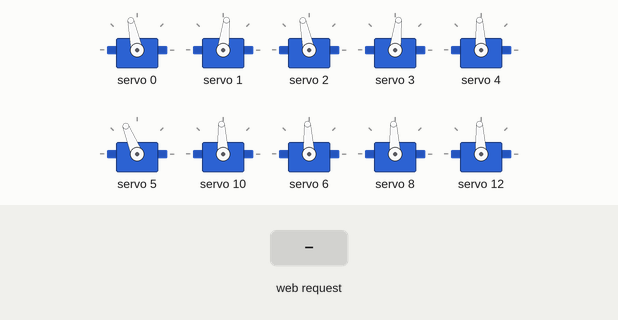
Simulated run of this sketch. Board: ESP32. Shown: 10 × servo. The inputs (shaded band) are chosen by the test bench. WiFi joins after 1.5 s; servers stay silent unless stated; EEPROM starts erased; what the sketch prints to the serial monitor is not drawn.

Above: at 2.8 s.
2.9 s: HTTP request GET /cmd?action=forward received
At 4.44 s:
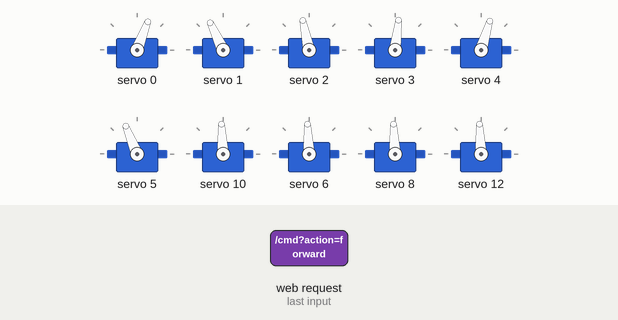
5.9 s: HTTP request GET /cmd?action=backward received
8.9 s: HTTP request GET /cmd?action=left received
At 9.56 s:
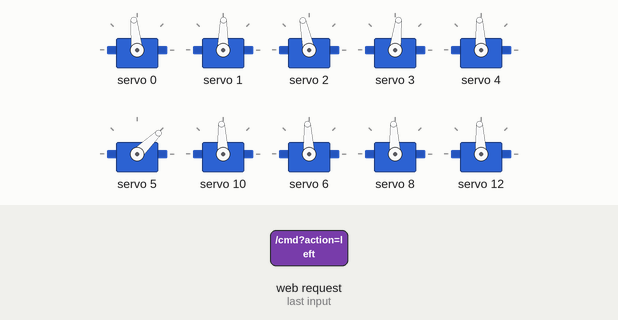
11.9 s: HTTP request GET /drive?action=forward received
At 12.8 s:
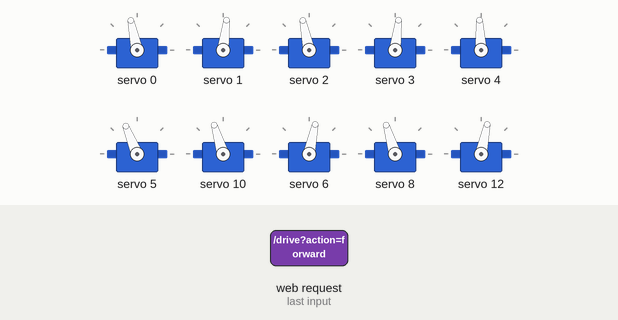
13.6 s: HTTP request GET /drive?action=backward received
At 14.8 s:
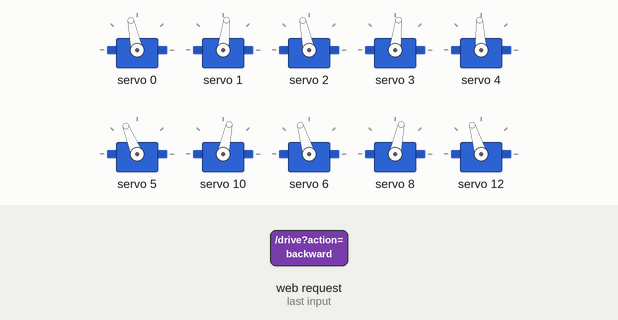
15.1 s: HTTP request GET /drive?action=left received
At 16.2 s:
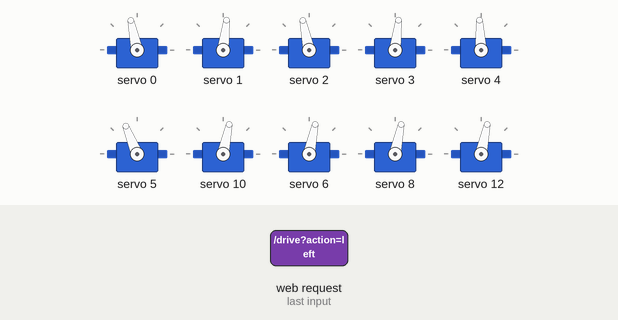
Timing chart, 0 to 17.6 s (numbered marks = the images above; inputs shaded):
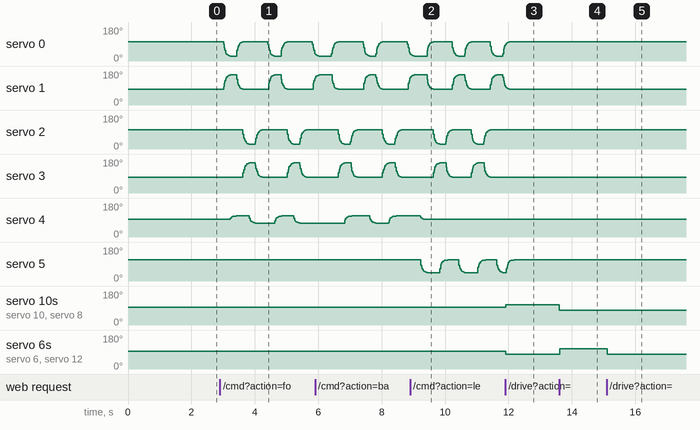

Measured:
- after the input at 11.9 s, servo 0: goes on until 12.1 s, then stays 102°; servo 1: goes on until 12.1 s, then stays 83°; servo 2: stops changing and stays 102°; servo 3: stops changing and stays 83°; servo 10, servo 8: 93° → 107° at once
- after the input at 13.6 s, servo 10, servo 8: 107° → 78° at once; servo 6, servo 12: 78° → 107° at once
- after the input at 15.1 s, servo 6, servo 12: 107° → 78° at once

The sketch:

minidog.ino
```cpp
#include <Wire.h>
#include <Adafruit_PWMServoDriver.h>
#include <WiFi.h>
#include <WebServer.h>
#include <WebSocketsServer.h>
#include <ArduinoOTA.h>
#include <Preferences.h>
#include <ESPmDNS.h>

// ==========================================
// WIFI & IP CONFIGURATION
// ==========================================
const char* ssid     = "Phone 3";
const char* password = "uvsingh987";

// Single hostname used EVERYWHERE (DHCP, mDNS, OTA) -> http://minidog.local
const char* HOSTNAME = "minidog";

// false = router/hotspot assigns IP (recommended for mDNS)
bool useStaticIP = false;

IPAddress local_IP(10, 232, 110, 100);
IPAddress gateway(10, 232, 110, 148);
IPAddress subnet(255, 255, 255, 0);
IPAddress primaryDNS(8, 8, 8, 8);
IPAddress secondaryDNS(8, 8, 4, 4);

WebServer server(80);
WebSocketsServer webSocket = WebSocketsServer(81);
Adafruit_PWMServoDriver pwm = Adafruit_PWMServoDriver();
Preferences prefs;

// mDNS state
volatile bool needMdnsRestart = false;
bool otaStarted = false;

// ==========================================
// FUNCTION PROTOTYPES
// ==========================================
float filterMotion(float target, float current, int strength);
void writeMicrosecondsToPCA(uint8_t channel, float microSec);
void handleRoot();
void handleCmd();
void handleDrive();
void handleSpeed();
void broadcastTwinCommand(String mode, String dir);
void startMDNS();

// ==========================================
// CALIBRATED HARDWARE CONSTANTS
// ==========================================
int fl_DOWN = 1600, fl_UP = 800;
int fr_DOWN = 1600, fr_UP = 800;
int bl_DOWN = 1400, bl_UP = 2200;
int br_DOWN = 1400, br_UP = 2200;
int slider_MIN = 1300, slider_MAX = 1700;
int rot_OFFSET = 200, rot_TWIST = 800;

float servo1Pos, servo2Pos, servo3Pos, servo4Pos, servo5Pos, servo6Pos;
float s1F, s2F, s3F, s4F, s5F, s6F;

unsigned long currentMillis;
unsigned long previousMillis = 0;
unsigned long previousWalkMillis = 0;
int stepTime = 200;
int filterVal = 5;
int walkCount = 0;

int currentMode = 1;
int walkAction = 0;
int driveAction = 0;
int driveSpeed = 150;

// ==========================================
// SLEEK MOBILE CONTROLLER HTML DASHBOARD
// ==========================================
const char htmlPage[] PROGMEM = R"rawliteral(
<!DOCTYPE html>
<html>
<head>
  <title>Mini Dog Mobile Controller</title>
  <meta name="viewport" content="width=device-width, initial-scale=1, maximum-scale=1, user-scalable=no">
  <style>
    * { box-sizing: border-box; }
    body { font-family: -apple-system, BlinkMacSystemFont, "Segoe UI", Roboto, Helvetica, Arial, sans-serif; text-align: center; background-color: #0F172A; color: #F8FAFC; margin: 0; padding: 16px; }
    h2 { color: #38BDF8; margin-top: 5px; margin-bottom: 4px; font-size: 22px; }
    .badge { display: inline-block; background: rgba(56, 189, 248, 0.15); border: 1px solid rgba(56, 189, 248, 0.3); color: #38BDF8; padding: 4px 10px; border-radius: 12px; font-size: 11px; font-family: monospace; margin-bottom: 15px; }

    .mode-switch { display: flex; gap: 8px; max-width: 360px; margin: 0 auto 16px auto; }
    .mode-btn { flex: 1; padding: 12px; font-size: 14px; font-weight: bold; border-radius: 8px; border: 1px solid rgba(255,255,255,0.1); background: #1E293B; color: #94A3B8; cursor: pointer; transition: all 0.2s; }
    .mode-btn.active-drive { background: linear-gradient(135deg, #F97316, #EA580C); color: white; border-color: #F97316; box-shadow: 0 0 12px rgba(249,115,22,0.4); }
    .mode-btn.active-walk { background: linear-gradient(135deg, #3B82F6, #2563EB); color: white; border-color: #3B82F6; box-shadow: 0 0 12px rgba(59,130,246,0.4); }

    .grid { display: grid; grid-template-columns: 1fr 1fr 1fr; gap: 10px; max-width: 360px; margin: 10px auto 20px auto; }
    .btn { background: #1E293B; color: #F8FAFC; border: 2px solid #38BDF8; padding: 18px 10px; font-size: 16px; font-weight: bold; border-radius: 12px; cursor: pointer; touch-action: manipulation; transition: transform 0.1s, background 0.1s; }
    .btn:active { transform: scale(0.95); background: #38BDF8; color: #0F172A; }

    .btn-drive { border-color: #F97316; }
    .btn-drive:active { background: #F97316; color: white; }

    .btn-stop { grid-column: span 1; border-color: #EF4444; background: rgba(239,68,68,0.15); color: #FCA5A5; }
    .btn-stop:active { background: #EF4444; color: white; }

    .slider-box { background: #1E293B; padding: 16px; border-radius: 12px; max-width: 360px; margin: 0 auto 16px auto; text-align: left; border: 1px solid rgba(255,255,255,0.05); }
    .slider-box h4 { margin: 0 0 8px 0; color: #38BDF8; font-size: 13px; text-transform: uppercase; letter-spacing: 0.5px; }
    input[type=range] { width: 100%; height: 6px; background: #334155; border-radius: 4px; outline: none; margin-top: 8px; }
    .val-display { color: #F97316; font-weight: bold; float: right; font-family: monospace; }

    #ws-status { font-size: 11px; color: #10B981; font-weight: 600; margin-top: 10px; }
  </style>
  <script>
    let activeMode = 'drive';

    function setMode(mode) {
      activeMode = mode;
      document.getElementById('btn-mode-drive').className = 'mode-btn' + (mode === 'drive' ? ' active-drive' : '');
      document.getElementById('btn-mode-walk').className = 'mode-btn' + (mode === 'walk' ? ' active-walk' : '');

      const buttons = document.querySelectorAll('.grid .btn-dir');
      buttons.forEach(b => {
        if (mode === 'drive') b.classList.add('btn-drive');
        else b.classList.remove('btn-drive');
      });

      fetch('/cmd?action=stop');
    }

    function sendDir(dir) {
      if (activeMode === 'drive') {
        fetch('/drive?action=' + dir);
      } else {
        fetch('/cmd?action=' + dir);
      }
    }

    function updateSpeed(val) {
      document.getElementById('w_spd_v').innerText = val;
      fetch('/setSpeed?val=' + val);
    }
  </script>
</head>
<body>

  <h2>Mini Dog Controller</h2>
  <div class="badge">Host: minidog.local &bull; IP: %IP_ADDRESS% &bull; WS Port: 81</div>

  <div class="mode-switch">
    <button id="btn-mode-drive" class="mode-btn active-drive" onclick="setMode('drive')">⚙ Wheel Drive</button>
    <button id="btn-mode-walk" class="mode-btn" onclick="setMode('walk')">🐕 Walk Mode</button>
  </div>

  <div class="slider-box">
    <h4>Wheel Drive Speed <span id="w_spd_v" class="val-display">%driveSpeed%</span></h4>
    <input type="range" id="w_spd" min="50" max="500" value="%driveSpeed%" oninput="updateSpeed(this.value)">
  </div>

  <div class="grid">
    <div></div>
    <button class="btn btn-dir btn-drive" onclick="sendDir('forward')">▲ FWD</button>
    <div></div>

    <button class="btn btn-dir btn-drive" onclick="sendDir('left')">◀ LFT</button>
    <button class="btn btn-stop" onclick="sendDir('stop')">⏹ STOP</button>
    <button class="btn btn-dir btn-drive" onclick="sendDir('right')">RGT ▶</button>

    <div></div>
    <button class="btn btn-dir btn-drive" onclick="sendDir('backward')">▼ BCK</button>
    <div></div>
  </div>

  <div id="ws-status">🟢 Digital Twin WebSocket Sync Active</div>

</body>
</html>
)rawliteral";

// ==========================================
// mDNS HELPER (safe to call again after reconnects)
// ==========================================
void startMDNS() {
  MDNS.end();  // clear any stale responder
  if (MDNS.begin(HOSTNAME)) {
    MDNS.addService("http", "tcp", 80);
    MDNS.addService("ws", "tcp", 81);
    if (otaStarted) MDNS.enableArduino(3232, false);  // keep OTA discoverable
    Serial.println("✅ mDNS started: http://" + String(HOSTNAME) + ".local");
  } else {
    Serial.println("❌ Error starting mDNS responder!");
  }
}

// ==========================================
// WEBSOCKET BROADCAST TO DIGITAL TWIN
// ==========================================
void broadcastTwinCommand(String mode, String dir) {
  String json = "{\"type\":\"command\",\"mode\":\"" + mode + "\",\"command\":{\"type\":\"" + mode + "\",\"dir\":\"" + dir + "\"}}";
  webSocket.broadcastTXT(json);
  Serial.println("🌐 [WS Broadcast to Twin]: " + json);
}

// ==========================================
// SERVER ROUTING HANDLERS
// ==========================================
void handleRoot() {
  String html = String(htmlPage);
  html.replace("%driveSpeed%", String(driveSpeed));
  html.replace("%IP_ADDRESS%", WiFi.localIP().toString());

  server.sendHeader("Access-Control-Allow-Origin", "*");
  server.send(200, "text/html", html);
}

void handleCmd() {
  server.sendHeader("Access-Control-Allow-Origin", "*");
  if (server.hasArg("action")) {
    String action = server.arg("action");
    currentMode = 0;
    driveAction = 0;

    if (action == "stop") { walkAction = 0; }
    else if (action == "forward") { walkAction = 1; walkCount = 0; }
    else if (action == "backward") { walkAction = 2; walkCount = 0; }
    else if (action == "left") { walkAction = 3; walkCount = 0; }
    else if (action == "right") { walkAction = 4; walkCount = 0; }

    broadcastTwinCommand("walk", action);
    server.send(200, "text/plain", "OK");
  } else {
    server.send(400, "text/plain", "Bad Request");
  }
}

void handleDrive() {
  server.sendHeader("Access-Control-Allow-Origin", "*");
  if (server.hasArg("action")) {
    String action = server.arg("action");
    currentMode = 1;
    walkAction = 0;

    if (action == "stop") { driveAction = 0; }
    else if (action == "forward") { driveAction = 1; }
    else if (action == "backward") { driveAction = 2; }
    else if (action == "left") { driveAction = 3; }
    else if (action == "right") { driveAction = 4; }

    broadcastTwinCommand("drive", action);
    server.send(200, "text/plain", "OK");
  } else {
    server.send(400, "text/plain", "Bad Request");
  }
}

void handleSpeed() {
  server.sendHeader("Access-Control-Allow-Origin", "*");
  if (server.hasArg("val")) {
    driveSpeed = constrain(server.arg("val").toInt(), 50, 500);
    prefs.putInt("d_spd", driveSpeed);
    server.send(200, "text/plain", "Speed Set");
  } else {
    server.send(400, "text/plain", "Bad Request");
  }
}

void webSocketEvent(uint8_t num, WStype_t type, uint8_t * payload, size_t length) {
  if (type == WStype_CONNECTED) {
    IPAddress ip = webSocket.remoteIP(num);
    Serial.printf("🟢 [Twin] Connected client #%u from %d.%d.%d.%d\n", num, ip[0], ip[1], ip[2], ip[3]);
  }
}

// ==========================================
// WIFI EVENTS (flag only; real work is done in loop)
// ==========================================
void onWiFiEvent(WiFiEvent_t event) {
  if (event == ARDUINO_EVENT_WIFI_STA_GOT_IP) {
    if (otaStarted) needMdnsRestart = true;  // reconnect -> re-announce
  }
}

// ==========================================
// MAIN SETUP
// ==========================================
void setup() {
  Serial.begin(115200);

  Wire.begin();

  prefs.begin("minidog", false);
  driveSpeed = prefs.getInt("d_spd", 150);

  servo1Pos = fl_DOWN; servo2Pos = br_DOWN; servo3Pos = fr_DOWN;
  servo4Pos = bl_DOWN; servo5Pos = 1500; servo6Pos = 1500;
  s1F = fl_DOWN; s2F = br_DOWN; s3F = fr_DOWN;
  s4F = bl_DOWN; s5F = 1500; s6F = 1500;

  pwm.begin();
  pwm.setOscillatorFrequency(27000000);
  pwm.setPWMFreq(50);
  delay(100);

  // ---- WiFi ----
  WiFi.mode(WIFI_STA);
  WiFi.setHostname(HOSTNAME);   // must be set BEFORE WiFi.begin()
  WiFi.setSleep(false);         // modem sleep makes ESP32 miss mDNS queries
  WiFi.setAutoReconnect(true);
  WiFi.onEvent(onWiFiEvent);

  if (useStaticIP) {
    WiFi.config(local_IP, gateway, subnet, primaryDNS, secondaryDNS);
    Serial.println("Using Static IP Configuration...");
  } else {
    WiFi.config(IPAddress(0,0,0,0), IPAddress(0,0,0,0), IPAddress(0,0,0,0)); // force DHCP
    Serial.println("Using DHCP Configuration...");
  }

  WiFi.begin(ssid, password);
  Serial.print("Connecting to WiFi ");
  unsigned long startAttempt = millis();
  while (WiFi.status() != WL_CONNECTED && millis() - startAttempt < 20000) {
    delay(500);
    Serial.print(".");
  }
  if (WiFi.status() != WL_CONNECTED) {
    Serial.println("\n❌ WiFi failed, restarting...");
    ESP.restart();
  }

  Serial.println("\n✅ Connected to Wi-Fi!");
  Serial.print("🌐 Assigned IP: http://");
  Serial.println(WiFi.localIP());

  // ---- mDNS (start FIRST) ----
  startMDNS();

  // ---- OTA (same hostname so it does not overwrite the mDNS name) ----
  ArduinoOTA.setHostname(HOSTNAME);
  ArduinoOTA.begin();
  otaStarted = true;
  startMDNS();  // re-assert name + services after OTA init (OTA's own mDNS call is harmless now)

  // ---- HTTP Server ----
  server.on("/", handleRoot);
  server.on("/cmd", handleCmd);
  server.on("/drive", handleDrive);
  server.on("/setSpeed", handleSpeed);
  server.begin();

  // ---- WebSocket Server (Digital Twin) ----
  webSocket.begin();
  webSocket.onEvent(webSocketEvent);
  Serial.println("✅ WebSocket Server running on port 81");
}

// ==========================================
// MAIN LOOP
// ==========================================
void loop() {
  server.handleClient();
  webSocket.loop();
  ArduinoOTA.handle();
  currentMillis = millis();

  // Re-announce mDNS after a WiFi reconnect
  if (needMdnsRestart) {
    needMdnsRestart = false;
    startMDNS();
  }

  // 1. WALKING STEP SEQUENCER
  if (currentMillis - previousWalkMillis >= (unsigned long)stepTime) {
    previousWalkMillis = currentMillis;

    if (walkAction == 0 && driveAction == 0) { // COMPLETE STOP
      servo1Pos = fl_DOWN; servo2Pos = br_DOWN;
      servo3Pos = fr_DOWN; servo4Pos = bl_DOWN;
      servo5Pos = 1500;    servo6Pos = 1500;
      walkCount = 0;
    }
    else if (walkAction == 1) { // FWD
      if (walkCount == 0) { servo1Pos = fl_UP; servo2Pos = br_UP; walkCount = 1; }
      else if (walkCount == 1) { servo5Pos = slider_MAX; walkCount = 2; }
      else if (walkCount == 2) { servo1Pos = fl_DOWN; servo2Pos = br_DOWN; walkCount = 3; }
      else if (walkCount == 3) { servo3Pos = fr_UP; servo4Pos = bl_UP; walkCount = 4; }
      else if (walkCount == 4) { servo5Pos = slider_MIN; walkCount = 5; }
      else if (walkCount == 5) { servo3Pos = fr_DOWN; servo4Pos = bl_DOWN; walkCount = 6; }
      else if (walkCount == 6) { walkCount = 0; }
    }
    else if (walkAction == 2) { // BCK
      if (walkCount == 0) { servo1Pos = fl_UP; servo2Pos = br_UP; walkCount = 1; }
      else if (walkCount == 1) { servo5Pos = slider_MIN; walkCount = 2; }
      else if (walkCount == 2) { servo1Pos = fl_DOWN; servo2Pos = br_DOWN; walkCount = 3; }
      else if (walkCount == 3) { servo3Pos = fr_UP; servo4Pos = bl_UP; walkCount = 4; }
      else if (walkCount == 4) { servo5Pos = slider_MAX; walkCount = 5; }
      else if (walkCount == 5) { servo3Pos = fr_DOWN; servo4Pos = bl_DOWN; walkCount = 6; }
      else if (walkCount == 6) { walkCount = 0; }
    }
    else if (walkAction == 3) { // LEFT TURN
      if (walkCount == 0) { servo1Pos = fl_UP; servo2Pos = br_UP; walkCount = 1; }
      else if (walkCount == 1) { servo5Pos = 1500; servo6Pos = rot_TWIST; walkCount = 2; }
      else if (walkCount == 2) { servo1Pos = fl_DOWN; servo2Pos = br_DOWN; walkCount = 3; }
      else if (walkCount == 3) { servo3Pos = fr_UP; servo4Pos = bl_UP; walkCount = 4; }
      else if (walkCount == 4) { servo6Pos = 1500; walkCount = 5; }
      else if (walkCount == 5) { servo3Pos = fr_DOWN; servo4Pos = bl_DOWN; walkCount = 0; }
    }
    else if (walkAction == 4) { // RIGHT TURN
      if (walkCount == 0) { servo3Pos = fr_UP; servo4Pos = bl_UP; walkCount = 1; }
      else if (walkCount == 1) { servo5Pos = 1500; servo6Pos = rot_TWIST; walkCount = 2; }
      else if (walkCount == 2) { servo3Pos = fr_DOWN; servo4Pos = bl_DOWN; walkCount = 3; }
      else if (walkCount == 3) { servo1Pos = fl_UP; servo2Pos = br_UP; walkCount = 4; }
      else if (walkCount == 4) { servo6Pos = 1500; walkCount = 5; }
      else if (walkCount == 5) { servo1Pos = fl_DOWN; servo2Pos = br_DOWN; walkCount = 0; }
    }
  }

  // 2. THE MOTION FILTER & WHEEL OUTPUT
  if (currentMillis - previousMillis >= 10) {
    previousMillis = currentMillis;

    s1F = filterMotion(servo1Pos, s1F, filterVal);
    s2F = filterMotion(servo2Pos, s2F, filterVal);
    s3F = filterMotion(servo3Pos, s3F, filterVal);
    s4F = filterMotion(servo4Pos, s4F, filterVal);
    s5F = filterMotion(servo5Pos, s5F, filterVal);
    s6F = filterMotion(servo6Pos, s6F, filterVal);

    int fl_w = 1500, br_w = 1500, fr_w = 1500, bl_w = 1500; // 1500 = Stop
    if (driveAction > 0) {
      walkAction = 0;
      servo1Pos = fl_DOWN; servo2Pos = br_DOWN;
      servo3Pos = fr_DOWN; servo4Pos = bl_DOWN;
      servo5Pos = 1500;    servo6Pos = 1500;

      if (driveAction == 1) { // FWD
        fl_w = 1500 + driveSpeed;
        bl_w = 1500 + driveSpeed;
        fr_w = 1500 - driveSpeed;
        br_w = 1500 - driveSpeed;
      } else if (driveAction == 2) { // BCK
        fl_w = 1500 - driveSpeed;
        bl_w = 1500 - driveSpeed;
        fr_w = 1500 + driveSpeed;
        br_w = 1500 + driveSpeed;
      } else if (driveAction == 3) { // TURN LEFT
        fl_w = 1500 - driveSpeed;
        bl_w = 1500 - driveSpeed;
        fr_w = 1500 - driveSpeed;
        br_w = 1500 - driveSpeed;
      } else if (driveAction == 4) { // TURN RIGHT
        fl_w = 1500 + driveSpeed;
        bl_w = 1500 + driveSpeed;
        fr_w = 1500 + driveSpeed;
        br_w = 1500 + driveSpeed;
      }
    }

    writeMicrosecondsToPCA(0, s1F);
    writeMicrosecondsToPCA(1, s2F);
    writeMicrosecondsToPCA(2, s3F);
    writeMicrosecondsToPCA(3, s4F);
    writeMicrosecondsToPCA(4, s5F);
    writeMicrosecondsToPCA(5, s6F + rot_OFFSET);

    writeMicrosecondsToPCA(10, fl_w);
    writeMicrosecondsToPCA(6,  fr_w);
    writeMicrosecondsToPCA(8,  bl_w);
    writeMicrosecondsToPCA(12, br_w);
  }

  yield();
}

// ==========================================
// HELPER FUNCTIONS
// ==========================================
float filterMotion(float target, float current, int strength) {
  return (target + (current * strength)) / (strength + 1);
}

void writeMicrosecondsToPCA(uint8_t channel, float microSec) {
  int tick = (microSec * 4096) / 20000;
  pwm.setPWM(channel, 0, tick);
}
```
